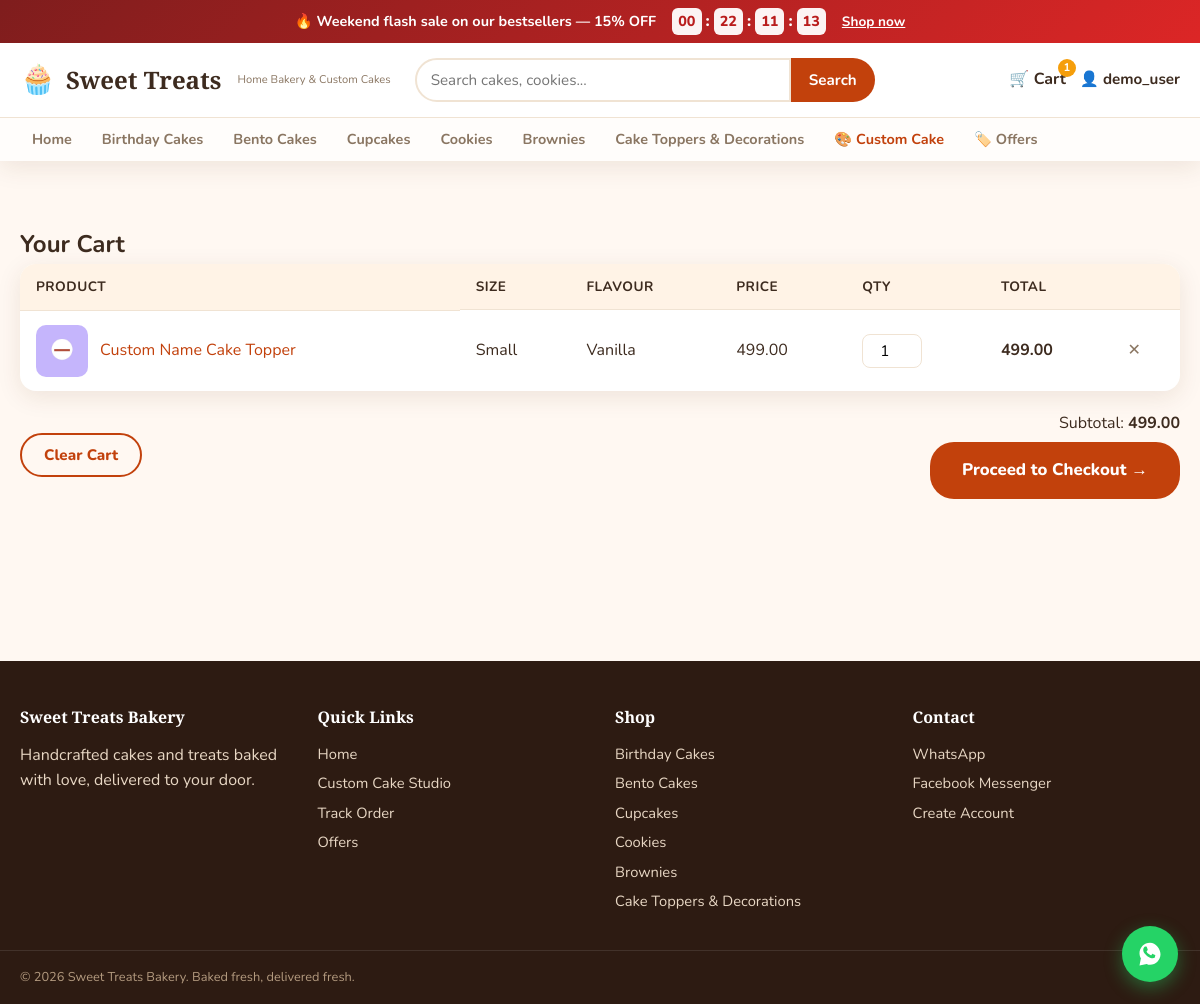
Screenshot of /cart/ (signed in) with the database file from the repository.
### offers/models.py (models this page shows, shortened)
class CountdownOffer(models.Model):
    name = models.CharField(max_length=150)
    slug = models.SlugField(unique=True, blank=True)
    discount_percent = models.PositiveIntegerField(
        default=10, help_text="Discount percentage applied to opted-in products"
    )
    banner_message = models.CharField(max_length=250, blank=True)
    starts_at = models.DateTimeField()
    ends_at = models.DateTimeField()
    products = models.ManyToManyField(Product, blank=True, related_name="offers")
    is_active = models.BooleanField(default=True)
    created = models.DateTimeField(auto_now_add=True)
    class Meta:
        ordering = ["-starts_at"]
    @property
    def is_running(self):
        now = timezone.now()
        return self.is_active and self.starts_at <= now <= self.ends_at
    def get_absolute_url(self):
        return reverse("offers:detail", kwargs={"slug": self.slug})

### accounts/models.py (models this page shows, shortened)
class CustomUser(AbstractUser):
    phone = models.CharField(max_length=20, blank=True)
    address = models.TextField(blank=True)
    city = models.CharField(max_length=100, blank=True)
    whatsapp_number = models.CharField(max_length=20, blank=True)
    avatar = models.ImageField(upload_to="avatars/", blank=True, null=True)
    class Meta:
        ordering = ["-date_joined"]

### shop/models.py (models this page shows, shortened)
class Category(models.Model):
    name = models.CharField(max_length=100)
    slug = models.SlugField(unique=True, blank=True)
    description = models.TextField(blank=True)
    image = models.ImageField(upload_to="categories/", blank=True, null=True)
    sort_order = models.PositiveIntegerField(default=0)
    is_active = models.BooleanField(default=True)
    class Meta:
        verbose_name_plural = "categories"
        ordering = ["sort_order", "name"]
    def get_absolute_url(self):
        return reverse("shop:category_detail", kwargs={"slug": self.slug})

class Product(models.Model):
    class Size(models.TextChoices):
        SMALL = "small", "Small (6\")"
        MEDIUM = "medium", "Medium (8\")"
        LARGE = "large", "Large (10\")"
        EXTRA_LARGE = "xl", "Extra Large (12\")"
        HALF_KG = "half_kg", "Half Kg"
        ONE_KG = "one_kg", "1 Kg"
        TWO_KG = "two_kg", "2 Kg"
    category = models.ForeignKey(Category, on_delete=models.CASCADE, related_name="products")
    name = models.CharField(max_length=200)
    slug = models.SlugField(unique=True, blank=True)
    description = models.TextField()
    base_price = models.DecimalField(max_digits=10, decimal_places=2)
    sale_price = models.DecimalField(max_digits=10, decimal_places=2, blank=True, null=True)
    image = models.ImageField(upload_to="products/")
    gallery = models.ManyToManyField("ProductImage", blank=True, related_name="product")
    sizes = models.JSONField(default=list, blank=True, help_text="Available sizes e.g. ['small','medium','large']")
    flavors = models.JSONField(default=list, blank=True, help_text="Available flavors e.g. ['vanilla','chocolate']")
    is_customizable = models.BooleanField(default=False)
    is_featured = models.BooleanField(default=False)
    is_available = models.BooleanField(default=True)
    stock = models.PositiveIntegerField(default=0)
    advance_order_days = models.PositiveIntegerField(
        default=2, help_text="Minimum days in advance to order this product"
    )
    created = models.DateTimeField(auto_now_add=True)
    updated = models.DateTimeField(auto_now=True)
    class Meta:
        ordering = ["-created"]
    def get_absolute_url(self):
        return reverse("shop:product_detail", kwargs={"slug": self.slug})

### cart/models.py (models this page shows, shortened)
class CartItem(models.Model):
    cart = models.ForeignKey(Cart, on_delete=models.CASCADE, related_name="items")
    product = models.ForeignKey(Product, on_delete=models.CASCADE, related_name="cart_items")
    quantity = models.PositiveIntegerField(default=1)
    size = models.CharField(max_length=20, blank=True)
    flavor = models.CharField(max_length=50, blank=True)
    unit_price = models.DecimalField(max_digits=10, decimal_places=2)
    added = models.DateTimeField(auto_now_add=True)
    class Meta:
        verbose_name_plural = "cart items"
    @property
    def line_total(self):
        return self.unit_price * self.quantity

### cart/views.py (the view)
# urls.py: path("", views.cart_detail, name="detail"),
def cart_detail(request):
    cart = get_or_create_cart(request)
    items = cart.get_items()
    subtotal = cart.subtotal
    context = {"cart": cart, "items": items, "subtotal": subtotal}
    return render(request, "cart/detail.html", context)

### accounts/context_processors.py (called while the page is built)
def site_settings(request):
    running_offer = CountdownOffer.objects.filter(is_active=True).order_by("-ends_at").first()
    running_offer = running_offer if running_offer and running_offer.is_running else None
    return {
        "whatsapp_number": settings.WHATSAPP_NUMBER,
        "messenger_url": settings.MESSENGER_PAGE_URL,
        "running_offer": running_offer,
    }

### cart/context_processors.py (called while the page is built)
def cart_count_processor(request):
    count = 0
    if request.user.is_authenticated:
        cart = Cart.objects.filter(user=request.user).first()
        if cart:
            count = cart.total_items
    elif request.session.session_key:
        key = request.session.session_key
        cart = Cart.objects.filter(session_key=key).first()
        if cart:
            count = cart.total_items
    return {"cart_count": count}

### cart/models.py (called while the page is built)
    def get_items(self):
        return self.items.select_related("product")

    @property
    def total_items(self):
        return sum(item.quantity for item in self.items.all())

    @property
    def subtotal(self):
        return sum(item.line_total for item in self.items.all())

    @property
    def is_empty(self):
        return self.items.count() == 0

### cart/views.py (called while the page is built)
def get_or_create_cart(request):
    if request.user.is_authenticated:
        cart, created = Cart.objects.get_or_create(user=request.user)
        if request.session.get("cart_key"):
            old_cart = Cart.objects.filter(session_key=request.session["cart_key"]).exclude(pk=cart.pk).first()
            if old_cart:
                cart.merge_session_to_user(request.user)
        return cart
    if not request.session.session_key:
        request.session.save()
    session_key = request.session.session_key
    cart, created = Cart.objects.get_or_create(session_key=session_key)
    return cart

### shop/context_processors.py (called while the page is built)
def categories_processor(request):
    categories = Category.objects.filter(is_active=True).annotate(product_count=Count("products"))
    return {"nav_categories": categories}

### templates/cart/detail.html (shortened to what this page needs)
{% extends 'base.html' %}{% load humanize %}
{% block content %}
<section class="section">
  <h1>Your Cart</h1>
  {% if cart.is_empty %}
  <div class="empty-state">
    <p>🛒 Your cart is empty.</p>
    <a href="{% url 'shop:home' %}" class="btn btn-primary">Start shopping</a>
  </div>
  {% else %}
  <table class="cart-table">
    <thead>
      <tr>
        <th>Product</th>
        <th>Size</th>
        <th>Flavour</th>
        <th>Price</th>
        <th>Qty</th>
        <th>Total</th>
        <th></th>
      </tr>
    </thead>
    <tbody>
    {% for item in items %}
      <tr>
        <td class="cart-product">
          {% if item.product.image %}<img src="{{ item.product.image.url }}" alt="" class="cart-thumb">{% endif %}
          <a href="{{ item.product.get_absolute_url }}">{{ item.product.name }}</a>
        </td>
        <td>{{ item.size|title|default:"-" }}</td>
        <td>{{ item.flavor|title|default:"-" }}</td>
        <td>{{ item.unit_price|intcomma }}</td>
        <td>
          <form method="post" action="{% url 'cart:update' item.id %}" class="inline-form">
            <input type="number" name="quantity" value="{{ item.quantity }}" min="1" max="99" onchange="this.form.submit()" class="qty-input-sm">
          </form>
        </td>
        <td><strong>{{ item.line_total|intcomma }}</strong></td>
        <td>
          <form method="post" action="{% url 'cart:remove' item.id %}">{% csrf_token %}<button type="submit" class="btn-icon">✕</button></form>
        </td>
      </tr>
    {% endfor %}
    </tbody>
  </table>
  <div class="cart-summary">
    <form method="post" action="{% url 'cart:clear' %}" class="inline-form">{% csrf_token %}
      <button type="submit" class="btn btn-outline">Clear Cart</button>
    </form>
    <div class="cart-totals">
      <div><span>Subtotal:</span> <strong>{{ subtotal|intcomma }}</strong></div>
      <a href="{% url 'orders:checkout' %}" class="btn btn-primary btn-lg">Proceed to Checkout →</a>
    </div>
  </div>
  {% endif %}
</section>
{% endblock %}

### templates/base.html (shortened to what this page needs)
{% load static %}
{% load humanize %}
<!DOCTYPE html>
<html lang="en">
<head>
  <link rel="stylesheet" href="{% static 'css/style.css' %}">
</head>
<body>
  {% if running_offer %}
  <div class="offer-banner" data-offer-end="{{ running_offer.ends_at|date:'c' }}">
    <div class="container offer-banner-inner">
      <span class="offer-banner-text">🔥 {{ running_offer.banner_message|default:running_offer.name }} — {{ running_offer.discount_percent }}% OFF</span>
      <div class="offer-countdown" id="offer-countdown">
        <span class="cd-box" data-unit="d">00</span><span class="cd-sep">:</span>
        <span class="cd-box" data-unit="h">00</span><span class="cd-sep">:</span>
        <span class="cd-box" data-unit="m">00</span><span class="cd-sep">:</span>
        <span class="cd-box" data-unit="s">00</span>
      </div>
      <a href="{{ running_offer.get_absolute_url }}" class="offer-banner-link">Shop now</a>
    </div>
  </div>
  {% endif %}
  <header class="site-header">
    <div class="container header-inner">
      <a href="{% url 'shop:home' %}" class="brand">
        <span class="brand-icon">🧁</span>
        <span class="brand-name">Sweet Treats</span>
        <span class="brand-tag">Home Bakery &amp; Custom Cakes</span>
      </a>
      <form action="{% url 'shop:search' %}" method="get" class="search-form">
        <input type="search" name="q" placeholder="Search cakes, cookies..." value="{{ query|default:'' }}">
        <button type="submit">Search</button>
      </form>
      <nav class="header-actions">
        <a href="{% url 'cart:detail' %}" class="action-link cart-link">
          <span class="cart-icon">🛒</span>
          Cart
          {% if cart_count %}<span class="cart-badge">{{ cart_count }}</span>{% endif %}
        </a>
        {% if user.is_authenticated %}
        <div class="user-menu">
          <button class="action-link user-trigger">👤 {{ user.username }}</button>
        </div>
        {% else %}
        <a href="{% url 'accounts:login' %}" class="action-link">Login</a>
        <a href="{% url 'accounts:register' %}" class="btn btn-primary">Sign up</a>
        {% endif %}
      </nav>
    </div>
    <nav class="category-nav">
      <div class="container">
        <a href="{% url 'shop:home' %}">Home</a>
        {% for cat in nav_categories %}
        <a href="{{ cat.get_absolute_url }}">{{ cat.name }}</a>
        {% endfor %}
        <a href="{% url 'orders:custom_cake' %}" class="nav-highlight">🎨 Custom Cake</a>
        <a href="{% url 'offers:list' %}">🏷️ Offers</a>
      </div>
    </nav>
  </header>
  <main class="main">
    <div class="container">
      {% block content %}{% endblock %}
    </div>
  </main>
  <footer class="site-footer">
    <div class="container footer-grid">
      <div>
        <h4>Sweet Treats Bakery</h4>
        <p>Handcrafted cakes and treats baked with love, delivered to your door.</p>
      </div>
      <div>
        <h4>Quick Links</h4>
        <a href="{% url 'shop:home' %}">Home</a>
        <a href="{% url 'orders:custom_cake' %}">Custom Cake Studio</a>
        <a href="{% url 'orders:list' %}">Track Order</a>
        <a href="{% url 'offers:list' %}">Offers</a>
      </div>
      <div>
        <h4>Shop</h4>
        {% for cat in nav_categories %}
        <a href="{{ cat.get_absolute_url }}">{{ cat.name }}</a>
        {% endfor %}
      </div>
      <div>
        <h4>Contact</h4>
        <a href="https://wa.me/{{ whatsapp_number|default:'1234567890' }}" target="_blank" rel="noopener">WhatsApp</a>
        <a href="{{ messenger_url|default:'#' }}">Facebook Messenger</a>
        <a href="{% url 'accounts:register' %}">Create Account</a>
      </div>
    </div>
    <div class="container footer-bottom">
      <p>&copy; {% now "Y" %} Sweet Treats Bakery. Baked fresh, delivered fresh.</p>
    </div>
  </footer>
  <a href="https://wa.me/{{ whatsapp_number|default:'1234567890' }}" target="_blank" rel="noopener" class="whatsapp-float" aria-label="Chat on WhatsApp">
  </a>
</body>
</html>

### rows the page displays
CountdownOffer: banner_message "Weekend flash sale on our bestsellers", discount_percent "15"
CustomUser: username "demo_user"
Category: name "Birthday Cakes"
Category: name "Bento Cakes"
Category: name "Cupcakes"
Category: name "Cookies"
Category: name "Brownies"
Category: name "Cake Toppers & Decorations"
CartItem: product.image (picture), product.name "Custom Name Cake Topper", size "Small", flavor "Vanilla", unit_price "499.00", quantity "1", line_total "499.00"

### other values shown
{{ cart_count }} "1"
{{ subtotal|intcomma }} "499.00"
